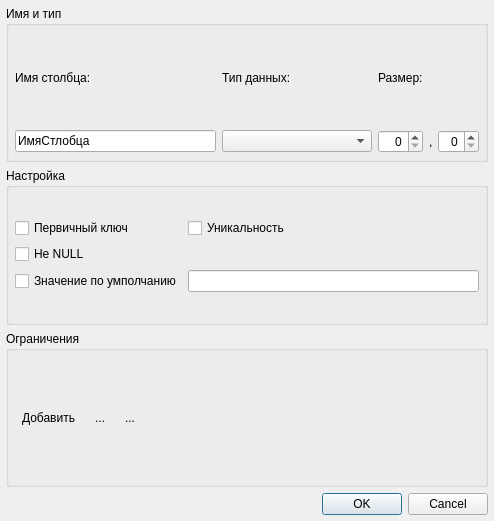
<?xml version="1.0" encoding="UTF-8"?>
<ui version="4.0">
 <class>QueryBuilderFieldExDialog</class>
 <widget class="QDialog" name="QueryBuilderFieldExDialog">
  <property name="geometry">
   <rect>
    <x>0</x>
    <y>0</y>
    <width>494</width>
    <height>521</height>
   </rect>
  </property>
  <property name="windowTitle">
   <string>Столбец</string>
  </property>
  <layout class="QGridLayout" name="gridLayout_3">
   <property name="leftMargin">
    <number>6</number>
   </property>
   <property name="topMargin">
    <number>6</number>
   </property>
   <property name="rightMargin">
    <number>6</number>
   </property>
   <property name="bottomMargin">
    <number>6</number>
   </property>
   <item row="2" column="0">
    <widget class="QGroupBox" name="groupBoxDetails">
     <property name="title">
      <string>Ограничения</string>
     </property>
     <layout class="QGridLayout" name="gridLayout_4">
      <property name="leftMargin">
       <number>6</number>
      </property>
      <property name="topMargin">
       <number>6</number>
      </property>
      <property name="rightMargin">
       <number>6</number>
      </property>
      <property name="bottomMargin">
       <number>6</number>
      </property>
      <item row="0" column="0">
       <layout class="QVBoxLayout" name="verticalLayout">
        <item>
         <layout class="QHBoxLayout" name="horizontalLayout">
          <item>
           <widget class="QToolButton" name="btnAdd">
            <property name="text">
             <string>Добавить</string>
            </property>
            <property name="icon">
             <iconset resource="resurses.qrc">
              <normaloff>:/img/itemAdd.png</normaloff>:/img/itemAdd.png</iconset>
            </property>
            <property name="checkable">
             <bool>false</bool>
            </property>
            <property name="autoRepeat">
             <bool>true</bool>
            </property>
            <property name="autoExclusive">
             <bool>true</bool>
            </property>
            <property name="popupMode">
             <enum>QToolButton::InstantPopup</enum>
            </property>
            <property name="toolButtonStyle">
             <enum>Qt::ToolButtonTextBesideIcon</enum>
            </property>
            <property name="autoRaise">
             <bool>true</bool>
            </property>
            <property name="arrowType">
             <enum>Qt::NoArrow</enum>
            </property>
           </widget>
          </item>
          <item>
           <widget class="QToolButton" name="btnEdit">
            <property name="text">
             <string>...</string>
            </property>
            <property name="icon">
             <iconset resource="resurses.qrc">
              <normaloff>:/img/itemEdit.png</normaloff>:/img/itemEdit.png</iconset>
            </property>
            <property name="autoRaise">
             <bool>true</bool>
            </property>
           </widget>
          </item>
          <item>
           <widget class="QToolButton" name="btnDelete">
            <property name="text">
             <string>...</string>
            </property>
            <property name="icon">
             <iconset resource="resurses.qrc">
              <normaloff>:/img/delete.png</normaloff>:/img/delete.png</iconset>
            </property>
            <property name="autoRaise">
             <bool>true</bool>
            </property>
           </widget>
          </item>
          <item>
           <spacer name="horizontalSpacer">
            <property name="orientation">
             <enum>Qt::Horizontal</enum>
            </property>
            <property name="sizeHint" stdset="0">
             <size>
              <width>40</width>
              <height>20</height>
             </size>
            </property>
           </spacer>
          </item>
         </layout>
        </item>
       </layout>
      </item>
     </layout>
    </widget>
   </item>
   <item row="3" column="0">
    <widget class="QDialogButtonBox" name="buttonBox">
     <property name="orientation">
      <enum>Qt::Horizontal</enum>
     </property>
     <property name="standardButtons">
      <set>QDialogButtonBox::Cancel|QDialogButtonBox::Ok</set>
     </property>
    </widget>
   </item>
   <item row="0" column="0">
    <widget class="QGroupBox" name="groupBox">
     <property name="title">
      <string>Имя и тип</string>
     </property>
     <layout class="QGridLayout" name="gridLayout">
      <property name="leftMargin">
       <number>6</number>
      </property>
      <property name="topMargin">
       <number>6</number>
      </property>
      <property name="rightMargin">
       <number>6</number>
      </property>
      <property name="bottomMargin">
       <number>6</number>
      </property>
      <item row="0" column="0">
       <layout class="QGridLayout" name="gridLayout_2">
        <item row="0" column="1">
         <widget class="QLabel" name="label_2">
          <property name="text">
           <string>Тип данных:</string>
          </property>
         </widget>
        </item>
        <item row="0" column="0">
         <widget class="QLabel" name="label">
          <property name="text">
           <string>Имя столбца:</string>
          </property>
         </widget>
        </item>
        <item row="1" column="1">
         <widget class="QComboBox" name="cmbDataType">
          <property name="minimumSize">
           <size>
            <width>150</width>
            <height>0</height>
           </size>
          </property>
         </widget>
        </item>
        <item row="1" column="3">
         <widget class="QLabel" name="label_4">
          <property name="maximumSize">
           <size>
            <width>3</width>
            <height>16777215</height>
           </size>
          </property>
          <property name="text">
           <string>,</string>
          </property>
         </widget>
        </item>
        <item row="0" column="2">
         <widget class="QLabel" name="label_3">
          <property name="text">
           <string>Размер:</string>
          </property>
         </widget>
        </item>
        <item row="1" column="2">
         <widget class="QSpinBox" name="spinSize1">
          <property name="alignment">
           <set>Qt::AlignRight|Qt::AlignTrailing|Qt::AlignVCenter</set>
          </property>
         </widget>
        </item>
        <item row="1" column="4">
         <widget class="QSpinBox" name="spinSize2">
          <property name="alignment">
           <set>Qt::AlignRight|Qt::AlignTrailing|Qt::AlignVCenter</set>
          </property>
         </widget>
        </item>
        <item row="1" column="0">
         <widget class="QLineEdit" name="txtFieldName">
          <property name="maximumSize">
           <size>
            <width>250</width>
            <height>16777215</height>
           </size>
          </property>
          <property name="text">
           <string>ИмяСтлобца</string>
          </property>
         </widget>
        </item>
       </layout>
      </item>
     </layout>
    </widget>
   </item>
   <item row="1" column="0">
    <widget class="QGroupBox" name="groupBox_2">
     <property name="title">
      <string>Настройка</string>
     </property>
     <layout class="QGridLayout" name="gridLayout_6">
      <property name="leftMargin">
       <number>6</number>
      </property>
      <property name="topMargin">
       <number>6</number>
      </property>
      <property name="rightMargin">
       <number>6</number>
      </property>
      <property name="bottomMargin">
       <number>6</number>
      </property>
      <item row="0" column="0">
       <layout class="QGridLayout" name="gridLayout_5">
        <item row="1" column="0">
         <widget class="QCheckBox" name="chkNotNull">
          <property name="text">
           <string>Не NULL</string>
          </property>
         </widget>
        </item>
        <item row="0" column="0">
         <widget class="QCheckBox" name="chkPrimaryKey">
          <property name="text">
           <string>Первичный ключ</string>
          </property>
         </widget>
        </item>
        <item row="0" column="1">
         <widget class="QCheckBox" name="chkUnique">
          <property name="text">
           <string>Уникальность</string>
          </property>
         </widget>
        </item>
        <item row="2" column="0">
         <widget class="QCheckBox" name="chkDefValue">
          <property name="text">
           <string>Значение по умполчанию</string>
          </property>
         </widget>
        </item>
        <item row="2" column="1">
         <widget class="QLineEdit" name="txtDefValue"/>
        </item>
       </layout>
      </item>
     </layout>
    </widget>
   </item>
  </layout>
 </widget>
 <resources>
  <include location="resurses.qrc"/>
 </resources>
 <connections>
  <connection>
   <sender>buttonBox</sender>
   <signal>accepted()</signal>
   <receiver>QueryBuilderFieldExDialog</receiver>
   <slot>accept()</slot>
   <hints>
    <hint type="sourcelabel">
     <x>248</x>
     <y>254</y>
    </hint>
    <hint type="destinationlabel">
     <x>157</x>
     <y>274</y>
    </hint>
   </hints>
  </connection>
  <connection>
   <sender>buttonBox</sender>
   <signal>rejected()</signal>
   <receiver>QueryBuilderFieldExDialog</receiver>
   <slot>reject()</slot>
   <hints>
    <hint type="sourcelabel">
     <x>316</x>
     <y>260</y>
    </hint>
    <hint type="destinationlabel">
     <x>286</x>
     <y>274</y>
    </hint>
   </hints>
  </connection>
 </connections>
</ui>
